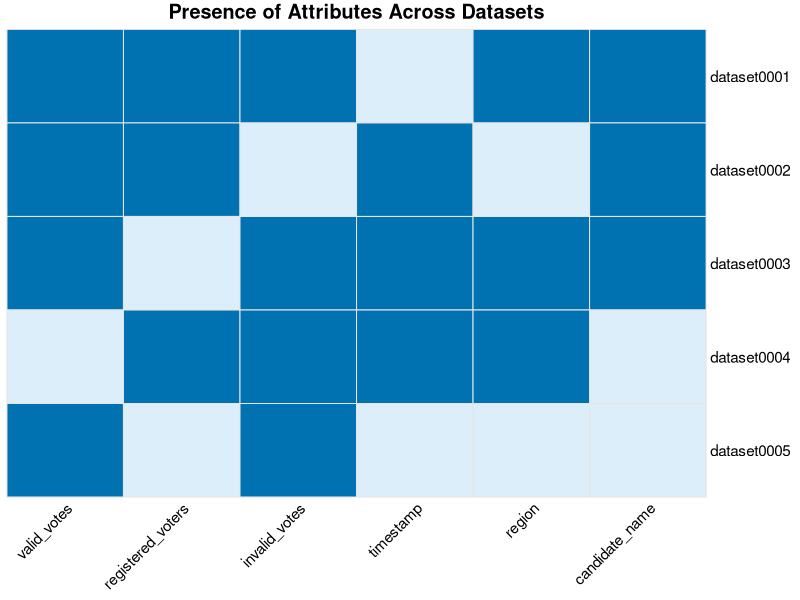

Write R code to recreate this figure.
library(ggplot2)
library(tidyverse)
library(pheatmap)

df <- data.frame(
  dataset = c("dataset0001", "dataset0002", "dataset0003", "dataset0004", "dataset0005"),
  valid_votes = c(1, 1, 1, 0, 1),
  registered_voters = c(1, 1, 0, 1, 0),
  invalid_votes = c(1, 0, 1, 1, 1),
  timestamp = c(0, 1, 1, 1, 0),
  region = c(1, 0, 1, 1, 0),
  candidate_name = c(1, 1, 1, 0, 0)
)

rownames(df) <- df$dataset
df$dataset <- NULL

palette <- colorRampPalette(c("#DCEEF9", "#0072B2"))(2)

pheatmap(
  as.matrix(df),
  color = palette,
  cluster_rows = F,
  cluster_cols = F,
  legend = F,
  main = "Presence of Attributes Across Datasets",
  angle_col = 45,
  fontsize = 11,
  border_color = "grey90"
)
